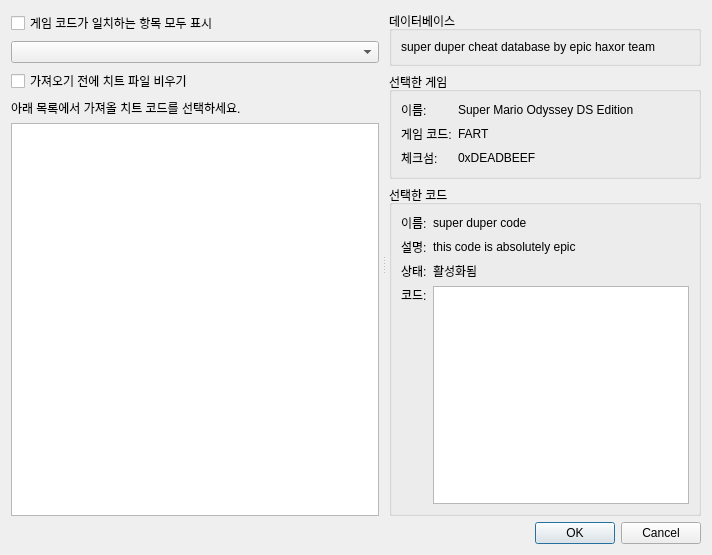
<?xml version="1.0" encoding="UTF-8"?>
<ui version="4.0">
 <class>CheatImportDialog</class>
 <widget class="QDialog" name="CheatImportDialog">
  <property name="geometry">
   <rect>
    <x>0</x>
    <y>0</y>
    <width>712</width>
    <height>555</height>
   </rect>
  </property>
  <property name="windowTitle">
   <string>치트 코드 가져오기 - melonDS</string>
  </property>
  <layout class="QVBoxLayout" name="verticalLayout_3">
   <item>
    <widget class="QSplitter" name="splitter">
     <property name="orientation">
      <enum>Qt::Orientation::Horizontal</enum>
     </property>
     <property name="handleWidth">
      <number>2</number>
     </property>
     <property name="childrenCollapsible">
      <bool>false</bool>
     </property>
     <widget class="QWidget" name="layoutWidget">
      <layout class="QVBoxLayout" name="verticalLayout">
       <property name="rightMargin">
        <number>4</number>
       </property>
       <item>
        <widget class="QCheckBox" name="chkShowAllMatches">
         <property name="text">
          <string>게임 코드가 일치하는 항목 모두 표시</string>
         </property>
        </widget>
       </item>
       <item>
        <widget class="QComboBox" name="cbEntryList"/>
       </item>
       <item>
        <widget class="QCheckBox" name="chkRemoveOld">
         <property name="text">
          <string>가져오기 전에 치트 파일 비우기</string>
         </property>
        </widget>
       </item>
       <item>
        <widget class="QLabel" name="label_8">
         <property name="text">
          <string>아래 목록에서 가져올 치트 코드를 선택하세요.</string>
         </property>
        </widget>
       </item>
       <item>
        <widget class="QTreeView" name="tvCheatList">
         <property name="sizePolicy">
          <sizepolicy hsizetype="Expanding" vsizetype="Expanding">
           <horstretch>0</horstretch>
           <verstretch>0</verstretch>
          </sizepolicy>
         </property>
         <property name="editTriggers">
          <set>QAbstractItemView::EditTrigger::NoEditTriggers</set>
         </property>
         <property name="headerHidden">
          <bool>true</bool>
         </property>
        </widget>
       </item>
      </layout>
     </widget>
     <widget class="QWidget" name="layoutWidget2">
      <layout class="QVBoxLayout" name="vlRightPanel" stretch="0,0,1">
       <property name="leftMargin">
        <number>4</number>
       </property>
       <item>
        <widget class="QGroupBox" name="gbDatabaseInfo">
         <property name="title">
          <string>데이터베이스</string>
         </property>
         <layout class="QVBoxLayout" name="verticalLayout_4">
          <item>
           <widget class="QLabel" name="lblDatabaseName">
            <property name="sizePolicy">
             <sizepolicy hsizetype="Expanding" vsizetype="Preferred">
              <horstretch>0</horstretch>
              <verstretch>0</verstretch>
             </sizepolicy>
            </property>
            <property name="text">
             <string>super duper cheat database by epic haxor team</string>
            </property>
            <property name="textFormat">
             <enum>Qt::TextFormat::PlainText</enum>
            </property>
            <property name="wordWrap">
             <bool>true</bool>
            </property>
           </widget>
          </item>
         </layout>
        </widget>
       </item>
       <item>
        <widget class="QGroupBox" name="gbEntryInfo">
         <property name="sizePolicy">
          <sizepolicy hsizetype="Preferred" vsizetype="Preferred">
           <horstretch>0</horstretch>
           <verstretch>0</verstretch>
          </sizepolicy>
         </property>
         <property name="title">
          <string>선택한 게임</string>
         </property>
         <layout class="QFormLayout" name="formLayout">
          <item row="0" column="0">
           <widget class="QLabel" name="label_2">
            <property name="text">
             <string>이름:</string>
            </property>
           </widget>
          </item>
          <item row="0" column="1">
           <widget class="QLabel" name="lblEntryName">
            <property name="sizePolicy">
             <sizepolicy hsizetype="Expanding" vsizetype="Preferred">
              <horstretch>0</horstretch>
              <verstretch>0</verstretch>
             </sizepolicy>
            </property>
            <property name="text">
             <string>Super Mario Odyssey DS Edition</string>
            </property>
            <property name="textFormat">
             <enum>Qt::TextFormat::PlainText</enum>
            </property>
            <property name="wordWrap">
             <bool>true</bool>
            </property>
           </widget>
          </item>
          <item row="1" column="0">
           <widget class="QLabel" name="label_3">
            <property name="text">
             <string>게임 코드:</string>
            </property>
           </widget>
          </item>
          <item row="1" column="1">
           <widget class="QLabel" name="lblEntryGameCode">
            <property name="text">
             <string>FART</string>
            </property>
            <property name="textFormat">
             <enum>Qt::TextFormat::PlainText</enum>
            </property>
           </widget>
          </item>
          <item row="2" column="0">
           <widget class="QLabel" name="label_5">
            <property name="text">
             <string>체크섬:</string>
            </property>
           </widget>
          </item>
          <item row="2" column="1">
           <widget class="QLabel" name="lblEntryChecksum">
            <property name="text">
             <string>0xDEADBEEF</string>
            </property>
            <property name="textFormat">
             <enum>Qt::TextFormat::PlainText</enum>
            </property>
           </widget>
          </item>
         </layout>
        </widget>
       </item>
       <item>
        <widget class="QGroupBox" name="gbCodeInfo">
         <property name="sizePolicy">
          <sizepolicy hsizetype="Preferred" vsizetype="Preferred">
           <horstretch>0</horstretch>
           <verstretch>0</verstretch>
          </sizepolicy>
         </property>
         <property name="title">
          <string>선택한 코드</string>
         </property>
         <layout class="QFormLayout" name="formLayout_3">
          <item row="0" column="0">
           <widget class="QLabel" name="label">
            <property name="sizePolicy">
             <sizepolicy hsizetype="Preferred" vsizetype="Preferred">
              <horstretch>0</horstretch>
              <verstretch>0</verstretch>
             </sizepolicy>
            </property>
            <property name="text">
             <string>이름:</string>
            </property>
            <property name="alignment">
             <set>Qt::AlignmentFlag::AlignLeading|Qt::AlignmentFlag::AlignLeft|Qt::AlignmentFlag::AlignTop</set>
            </property>
           </widget>
          </item>
          <item row="0" column="1">
           <widget class="QLabel" name="lblCodeName">
            <property name="sizePolicy">
             <sizepolicy hsizetype="Expanding" vsizetype="Preferred">
              <horstretch>0</horstretch>
              <verstretch>0</verstretch>
             </sizepolicy>
            </property>
            <property name="text">
             <string>super duper code</string>
            </property>
            <property name="textFormat">
             <enum>Qt::TextFormat::PlainText</enum>
            </property>
            <property name="wordWrap">
             <bool>true</bool>
            </property>
           </widget>
          </item>
          <item row="1" column="0">
           <widget class="QLabel" name="label_6">
            <property name="sizePolicy">
             <sizepolicy hsizetype="Preferred" vsizetype="Preferred">
              <horstretch>0</horstretch>
              <verstretch>0</verstretch>
             </sizepolicy>
            </property>
            <property name="text">
             <string>설명:</string>
            </property>
            <property name="alignment">
             <set>Qt::AlignmentFlag::AlignLeading|Qt::AlignmentFlag::AlignLeft|Qt::AlignmentFlag::AlignTop</set>
            </property>
           </widget>
          </item>
          <item row="1" column="1">
           <widget class="QLabel" name="lblCodeDesc">
            <property name="sizePolicy">
             <sizepolicy hsizetype="Expanding" vsizetype="Preferred">
              <horstretch>0</horstretch>
              <verstretch>0</verstretch>
             </sizepolicy>
            </property>
            <property name="text">
             <string>this code is absolutely epic</string>
            </property>
            <property name="textFormat">
             <enum>Qt::TextFormat::PlainText</enum>
            </property>
            <property name="wordWrap">
             <bool>true</bool>
            </property>
           </widget>
          </item>
          <item row="2" column="0">
           <widget class="QLabel" name="lblCodeStatusLabel">
            <property name="sizePolicy">
             <sizepolicy hsizetype="Preferred" vsizetype="Preferred">
              <horstretch>0</horstretch>
              <verstretch>0</verstretch>
             </sizepolicy>
            </property>
            <property name="text">
             <string>상태:</string>
            </property>
           </widget>
          </item>
          <item row="2" column="1">
           <widget class="QLabel" name="lblCodeStatus">
            <property name="sizePolicy">
             <sizepolicy hsizetype="Preferred" vsizetype="Preferred">
              <horstretch>0</horstretch>
              <verstretch>0</verstretch>
             </sizepolicy>
            </property>
            <property name="text">
             <string>활성화됨</string>
            </property>
            <property name="textFormat">
             <enum>Qt::TextFormat::PlainText</enum>
            </property>
           </widget>
          </item>
          <item row="3" column="0">
           <widget class="QLabel" name="lblCodeCodeLabel">
            <property name="sizePolicy">
             <sizepolicy hsizetype="Preferred" vsizetype="Preferred">
              <horstretch>0</horstretch>
              <verstretch>0</verstretch>
             </sizepolicy>
            </property>
            <property name="text">
             <string>코드:</string>
            </property>
            <property name="alignment">
             <set>Qt::AlignmentFlag::AlignLeading|Qt::AlignmentFlag::AlignLeft|Qt::AlignmentFlag::AlignTop</set>
            </property>
           </widget>
          </item>
          <item row="3" column="1">
           <widget class="QPlainTextEdit" name="txtCodeCode">
            <property name="sizePolicy">
             <sizepolicy hsizetype="Expanding" vsizetype="Expanding">
              <horstretch>0</horstretch>
              <verstretch>0</verstretch>
             </sizepolicy>
            </property>
            <property name="font">
             <font>
              <family>Noto Sans Mono</family>
             </font>
            </property>
            <property name="sizeAdjustPolicy">
             <enum>QAbstractScrollArea::SizeAdjustPolicy::AdjustToContents</enum>
            </property>
            <property name="readOnly">
             <bool>true</bool>
            </property>
           </widget>
          </item>
         </layout>
        </widget>
       </item>
      </layout>
     </widget>
    </widget>
   </item>
   <item>
    <widget class="QDialogButtonBox" name="buttonBox">
     <property name="orientation">
      <enum>Qt::Orientation::Horizontal</enum>
     </property>
     <property name="standardButtons">
      <set>QDialogButtonBox::StandardButton::Cancel|QDialogButtonBox::StandardButton::Ok</set>
     </property>
    </widget>
   </item>
  </layout>
 </widget>
 <resources/>
 <connections>
  <connection>
   <sender>buttonBox</sender>
   <signal>accepted()</signal>
   <receiver>CheatImportDialog</receiver>
   <slot>accept()</slot>
   <hints>
    <hint type="sourcelabel">
     <x>248</x>
     <y>254</y>
    </hint>
    <hint type="destinationlabel">
     <x>157</x>
     <y>274</y>
    </hint>
   </hints>
  </connection>
  <connection>
   <sender>buttonBox</sender>
   <signal>rejected()</signal>
   <receiver>CheatImportDialog</receiver>
   <slot>reject()</slot>
   <hints>
    <hint type="sourcelabel">
     <x>316</x>
     <y>260</y>
    </hint>
    <hint type="destinationlabel">
     <x>286</x>
     <y>274</y>
    </hint>
   </hints>
  </connection>
 </connections>
</ui>
